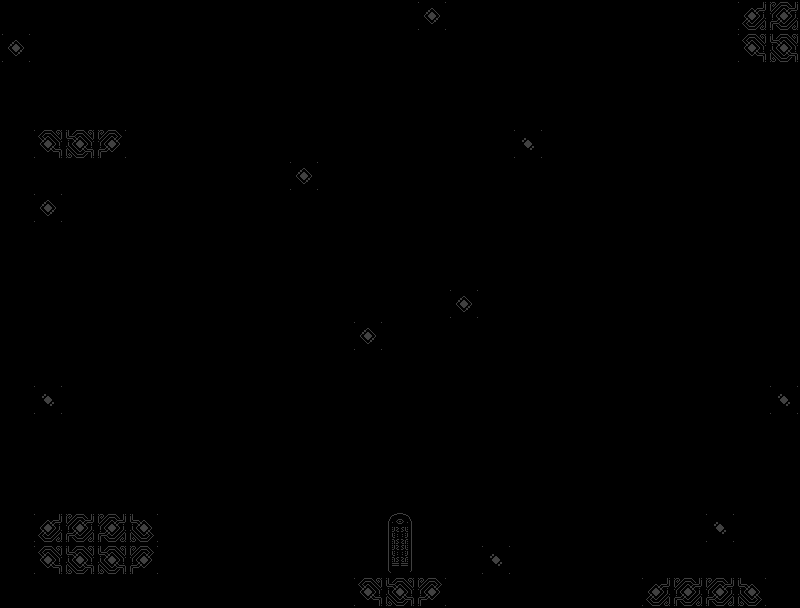

A 2D game scene composited from a Tiled map and its tileset images. What follows is a short description and the map's XML, with each tile layer's data collapsed to a summary:
An orthogonal 25x19 tile map with 32x32 px tiles, 4 tile layers (collision, ground_decorations, rift, decorations).

<map version="1.2" tiledversion="1.3.4" orientation="orthogonal" renderorder="right-down" width="25" height="19" tilewidth="32" tileheight="32" infinite="0" nextlayerid="5" nextobjectid="1">
 <tileset firstgid="1" source="nort_platform_tiles-Sheet.tsx" />
 <layer id="1" name="collision" width="25" height="19">
  <data>[475 cells, 185 non-empty, 8 distinct tile ids]</data>
 </layer>
 <layer id="2" name="ground_decorations" width="25" height="19">
  <data>[475 cells, 110 non-empty, 15 distinct tile ids]</data>
 </layer>
 <layer id="4" name="rift" width="25" height="19">
  <data>[475 cells, 0 non-empty, 0 distinct tile ids]</data>
 </layer>
 <layer id="3" name="decorations" width="25" height="19">
  <data>[475 cells, 17 non-empty, 8 distinct tile ids]</data>
 </layer>
</map>
